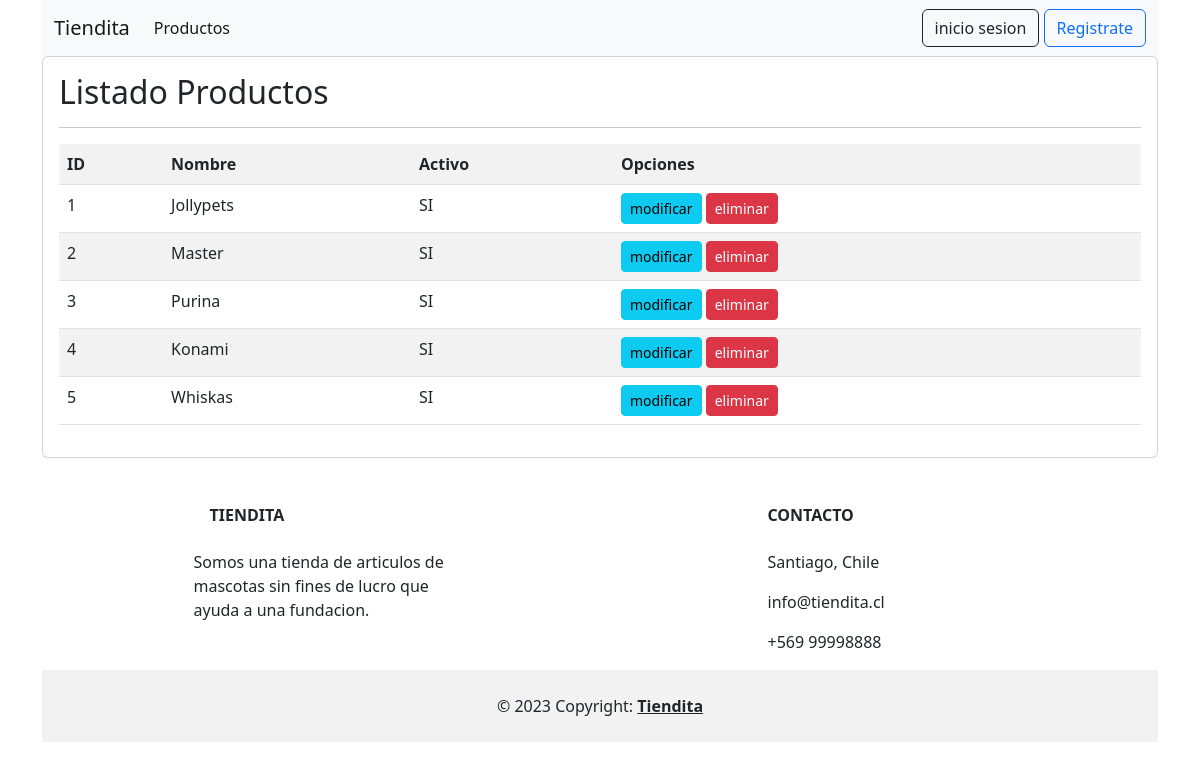
The app's page /listar_marcas with its own data.
### tienda/models.py (models this page shows, shortened)
class Marca(models.Model):
    nombre = models.CharField(max_length=50)
    activo = models.BooleanField(default=True)

### tienda/views.py (the view)
# urls.py: path('listar_marcas', listar_marcas, name="listar_marcas"),
def listar_marcas(request):
    marcas = Marca.objects.all()
    data = {
            'marcas': marcas
    }
    return render(request, 'administracion/listar_marcas.html', data)

### tienda/templates/administracion/listar_marcas.html
{% extends 'base.html' %}
{% block contenido %}
{% load humanize %}
<div class="card">
    <div class="card-body">
        <h2>Listado Productos</h2>
        <hr>
        <table class="table table-striped table-hover table-responsive-sm">
            <tr>
                <th>ID</th>
                <th>Nombre</th>
                <th>Activo</th>
                <th>Opciones</th>
            </tr>
            {% for m in marcas %}
            <tr>
                <td>{{ m.id | title }}</td>
                <td>{{ m.nombre | title }}</td>
                <td>{% if m.activo %}
                    SI
                    {% else %}
                    NO
                    {% endif %}
                </td>
                <td>
                    <a href="{% url 'editar_marcas' m.id %}" class="btn btn-info btn-sm">modificar</a>
                    <a href="{% url 'eliminar_marcas' m.id %}" class="btn btn-danger btn-sm">eliminar</a>
                </td>
            </tr>
            {% endfor %}
        </table>
    </div>
</div>
{% endblock %}

### records on screen
Marca: id "1", nombre "Jollypets", activo "SI"
Marca: id "2", nombre "Master", activo "SI"
Marca: id "3", nombre "Purina", activo "SI"
Marca: id "4", nombre "Konami", activo "SI"
Marca: id "5", nombre "Whiskas", activo "SI"
